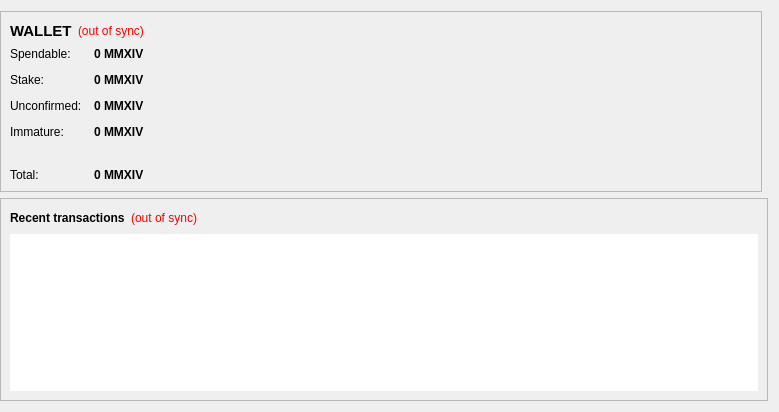
<?xml version="1.0" encoding="UTF-8"?>
<ui version="4.0">
 <class>OverviewPage</class>
 <widget class="QWidget" name="OverviewPage">
  <property name="geometry">
   <rect>
    <x>0</x>
    <y>0</y>
    <width>779</width>
    <height>412</height>
   </rect>
  </property>
  <property name="windowTitle">
   <string>Form</string>
  </property>
  <layout class="QGridLayout" name="gridLayout">
   <property name="leftMargin">
    <number>0</number>
   </property>
   <item row="0" column="0">
    <widget class="QFrame" name="walletContainer">
     <property name="sizePolicy">
      <sizepolicy hsizetype="Preferred" vsizetype="Maximum">
       <horstretch>0</horstretch>
       <verstretch>0</verstretch>
      </sizepolicy>
     </property>
     <property name="maximumSize">
      <size>
       <width>16777215</width>
       <height>220</height>
      </size>
     </property>
     <property name="frameShape">
      <enum>QFrame::StyledPanel</enum>
     </property>
     <property name="frameShadow">
      <enum>QFrame::Raised</enum>
     </property>
     <layout class="QVBoxLayout" name="verticalLayout_4">
      <item>
       <layout class="QHBoxLayout" name="walletHeader">
        <item>
         <widget class="QLabel" name="label_5">
          <property name="font">
           <font>
            <pointsize>11</pointsize>
            <weight>75</weight>
            <bold>true</bold>
           </font>
          </property>
          <property name="styleSheet">
           <string notr="true">background-color: transparent;</string>
          </property>
          <property name="text">
           <string>WALLET</string>
          </property>
         </widget>
        </item>
        <item>
         <widget class="QLabel" name="labelWalletStatus">
          <property name="toolTip">
           <string>The displayed information may be out of date. Your wallet automatically synchronizes with the MMXIV network after a connection is established, but this process has not completed yet.</string>
          </property>
          <property name="styleSheet">
           <string notr="true">QLabel { color: red;Background-color:transparent }</string>
          </property>
          <property name="text">
           <string notr="true">(out of sync)</string>
          </property>
          <property name="alignment">
           <set>Qt::AlignLeading|Qt::AlignLeft|Qt::AlignVCenter</set>
          </property>
         </widget>
        </item>
        <item>
         <spacer name="horizontalSpacer_2">
          <property name="orientation">
           <enum>Qt::Horizontal</enum>
          </property>
          <property name="sizeHint" stdset="0">
           <size>
            <width>40</width>
            <height>20</height>
           </size>
          </property>
         </spacer>
        </item>
       </layout>
      </item>
      <item>
       <layout class="QFormLayout" name="walletStatus">
        <property name="fieldGrowthPolicy">
         <enum>QFormLayout::AllNonFixedFieldsGrow</enum>
        </property>
        <property name="horizontalSpacing">
         <number>12</number>
        </property>
        <property name="verticalSpacing">
         <number>12</number>
        </property>
        <item row="0" column="0">
         <widget class="QLabel" name="label">
          <property name="styleSheet">
           <string notr="true">background-color: transparent;</string>
          </property>
          <property name="text">
           <string>Spendable:</string>
          </property>
         </widget>
        </item>
        <item row="0" column="1">
         <widget class="QLabel" name="labelBalance">
          <property name="font">
           <font>
            <weight>75</weight>
            <bold>true</bold>
           </font>
          </property>
          <property name="cursor">
           <cursorShape>IBeamCursor</cursorShape>
          </property>
          <property name="toolTip">
           <string>Your current spendable balance</string>
          </property>
          <property name="styleSheet">
           <string notr="true"/>
          </property>
          <property name="text">
           <string notr="true">0 MMXIV</string>
          </property>
          <property name="textInteractionFlags">
           <set>Qt::LinksAccessibleByMouse|Qt::TextSelectableByKeyboard|Qt::TextSelectableByMouse</set>
          </property>
         </widget>
        </item>
        <item row="1" column="0">
         <widget class="QLabel" name="label_6">
          <property name="styleSheet">
           <string notr="true">background-color: transparent;</string>
          </property>
          <property name="text">
           <string>Stake:</string>
          </property>
         </widget>
        </item>
        <item row="1" column="1">
         <widget class="QLabel" name="labelStake">
          <property name="font">
           <font>
            <weight>75</weight>
            <bold>true</bold>
           </font>
          </property>
          <property name="cursor">
           <cursorShape>IBeamCursor</cursorShape>
          </property>
          <property name="toolTip">
           <string>Total of coins that was staked, and do not yet count toward the current balance</string>
          </property>
          <property name="text">
           <string notr="true">0 MMXIV</string>
          </property>
          <property name="textInteractionFlags">
           <set>Qt::LinksAccessibleByMouse|Qt::TextSelectableByKeyboard|Qt::TextSelectableByMouse</set>
          </property>
         </widget>
        </item>
        <item row="2" column="0">
         <widget class="QLabel" name="label_3">
          <property name="styleSheet">
           <string notr="true">background-color: transparent;</string>
          </property>
          <property name="text">
           <string>Unconfirmed:</string>
          </property>
         </widget>
        </item>
        <item row="2" column="1">
         <widget class="QLabel" name="labelUnconfirmed">
          <property name="font">
           <font>
            <weight>75</weight>
            <bold>true</bold>
           </font>
          </property>
          <property name="cursor">
           <cursorShape>IBeamCursor</cursorShape>
          </property>
          <property name="toolTip">
           <string>Total of transactions that have yet to be confirmed, and do not yet count toward the current balance</string>
          </property>
          <property name="text">
           <string notr="true">0 MMXIV</string>
          </property>
          <property name="textInteractionFlags">
           <set>Qt::LinksAccessibleByMouse|Qt::TextSelectableByKeyboard|Qt::TextSelectableByMouse</set>
          </property>
         </widget>
        </item>
        <item row="3" column="0">
         <widget class="QLabel" name="labelImmatureText">
          <property name="styleSheet">
           <string notr="true">background-color: transparent;</string>
          </property>
          <property name="text">
           <string>Immature:</string>
          </property>
         </widget>
        </item>
        <item row="3" column="1">
         <widget class="QLabel" name="labelImmature">
          <property name="font">
           <font>
            <weight>75</weight>
            <bold>true</bold>
           </font>
          </property>
          <property name="toolTip">
           <string>Mined balance that has not yet matured</string>
          </property>
          <property name="text">
           <string notr="true">0 MMXIV</string>
          </property>
          <property name="textInteractionFlags">
           <set>Qt::LinksAccessibleByMouse|Qt::TextSelectableByKeyboard|Qt::TextSelectableByMouse</set>
          </property>
         </widget>
        </item>
        <item row="4" column="0">
         <spacer name="verticalSpacer">
          <property name="orientation">
           <enum>Qt::Vertical</enum>
          </property>
          <property name="sizeHint" stdset="0">
           <size>
            <width>20</width>
            <height>40</height>
           </size>
          </property>
         </spacer>
        </item>
        <item row="4" column="1">
         <spacer name="verticalSpacer_2">
          <property name="orientation">
           <enum>Qt::Vertical</enum>
          </property>
          <property name="sizeHint" stdset="0">
           <size>
            <width>20</width>
            <height>40</height>
           </size>
          </property>
         </spacer>
        </item>
        <item row="5" column="0">
         <widget class="QLabel" name="labelTotalText">
          <property name="styleSheet">
           <string notr="true">background-color: transparent;</string>
          </property>
          <property name="text">
           <string>Total:</string>
          </property>
         </widget>
        </item>
        <item row="5" column="1">
         <widget class="QLabel" name="labelTotal">
          <property name="font">
           <font>
            <weight>75</weight>
            <bold>true</bold>
           </font>
          </property>
          <property name="cursor">
           <cursorShape>IBeamCursor</cursorShape>
          </property>
          <property name="toolTip">
           <string>Your current total balance</string>
          </property>
          <property name="text">
           <string notr="true">0 MMXIV</string>
          </property>
          <property name="textInteractionFlags">
           <set>Qt::LinksAccessibleByMouse|Qt::TextSelectableByKeyboard|Qt::TextSelectableByMouse</set>
          </property>
         </widget>
        </item>
       </layout>
      </item>
     </layout>
    </widget>
   </item>
   <item row="0" column="1">
    <widget class="QFrame" name="hashTokenStatusContainer">
     <property name="sizePolicy">
      <sizepolicy hsizetype="Preferred" vsizetype="Fixed">
       <horstretch>0</horstretch>
       <verstretch>0</verstretch>
      </sizepolicy>
     </property>
     <property name="maximumSize">
      <size>
       <width>16777215</width>
       <height>220</height>
      </size>
     </property>
     <property name="frameShape">
      <enum>QFrame::StyledPanel</enum>
     </property>
     <property name="frameShadow">
      <enum>QFrame::Raised</enum>
     </property>
    </widget>
   </item>
   <item row="1" column="0" colspan="2">
    <widget class="QFrame" name="transactionContainer">
     <property name="frameShape">
      <enum>QFrame::StyledPanel</enum>
     </property>
     <property name="frameShadow">
      <enum>QFrame::Raised</enum>
     </property>
     <layout class="QVBoxLayout" name="verticalLayout">
      <item>
       <layout class="QHBoxLayout" name="recentTransactionsHeader">
        <item>
         <widget class="QLabel" name="label_4">
          <property name="styleSheet">
           <string notr="true">background-color: transparent;</string>
          </property>
          <property name="text">
           <string>&lt;b&gt;Recent transactions&lt;/b&gt;</string>
          </property>
         </widget>
        </item>
        <item>
         <widget class="QLabel" name="labelTransactionsStatus">
          <property name="toolTip">
           <string>The displayed information may be out of date. Your wallet automatically synchronizes with the MMXIV network after a connection is established, but this process has not completed yet.</string>
          </property>
          <property name="styleSheet">
           <string notr="true">QLabel { color: red;Background-color:transparent }</string>
          </property>
          <property name="text">
           <string notr="true">(out of sync)</string>
          </property>
          <property name="alignment">
           <set>Qt::AlignRight|Qt::AlignTrailing|Qt::AlignVCenter</set>
          </property>
         </widget>
        </item>
        <item>
         <spacer name="horizontalSpacer">
          <property name="orientation">
           <enum>Qt::Horizontal</enum>
          </property>
          <property name="sizeHint" stdset="0">
           <size>
            <width>40</width>
            <height>20</height>
           </size>
          </property>
         </spacer>
        </item>
       </layout>
      </item>
      <item>
       <widget class="QListView" name="listTransactions">
        <property name="frameShape">
         <enum>QFrame::NoFrame</enum>
        </property>
        <property name="horizontalScrollBarPolicy">
         <enum>Qt::ScrollBarAlwaysOff</enum>
        </property>
        <property name="editTriggers">
         <set>QAbstractItemView::NoEditTriggers</set>
        </property>
        <property name="selectionMode">
         <enum>QAbstractItemView::NoSelection</enum>
        </property>
       </widget>
      </item>
     </layout>
    </widget>
   </item>
  </layout>
 </widget>
 <resources/>
 <connections/>
</ui>
